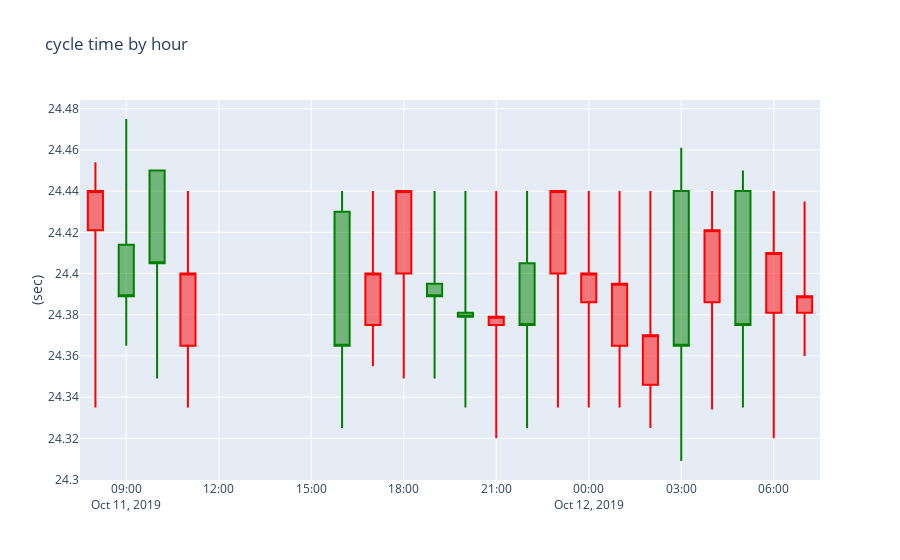

The code cell stored with this chart in its notebook:
### Markdown cell above
### Candle Stick (OCHL)
* Open: 時間區段開始時的ct
* Close: 時間區段結束時的ct
* High: 最高
* Low: 最低

### Code cell
def plotcandlestick(data, rangeslider=True):
    fig = go.Figure(data=[go.Candlestick(x=data.index,
                    open=data['open'], high=data['high'], low=data['low'], close=data['close'],
                    increasing_line_color= 'red', decreasing_line_color= 'green')])
    fig.update_layout(title="cycle time by hour (plotly)", yaxis_title="(sec)", xaxis_rangeslider_visible=rangeslider)
    fig.show()

def plotcandlestick2(data):    
    quotes = zip(date2num(data.index.to_pydatetime()), data.open, data.close, data.low, data.high)
    fig, ax = plt.subplots(figsize=(15,4))
    mpf.candlestick_ochl(ax, quotes, width=0.02, colorup='r', colordown='g',alpha=0.5)
    daysFmt = DateFormatter("%H:%M")
    ax.xaxis.set_major_formatter(daysFmt)
    ax.autoscale_view()
    #ax.xaxis.grid(True, 'major')
    ax.xaxis.set_major_locator(HourLocator(byhour=range(0,24,3)))
    ax.grid(True)
    fig.autofmt_xdate()
    plt.ylabel('(sec)')
    plt.title('cycle time by hour (mpl_finance)')
    plt.show()    
    
    
ohlc_df = spc_day['SPC_9'].resample('60T').ohlc()
plotcandlestick(ohlc_df, False)
plotcandlestick2(ohlc_df)

### Figure 1 — Plotly figure (JSON) as saved in the notebook; plotly's stock layout.template omitted (floating-point values rounded to 4 significant figures)
{"data": [{"close": [24.44, 24.39, 24.41, 24.4, null, null, null, null, 24.36, 24.4, 24.44, 24.39, 24.38, 24.38, 24.38, 24.44, 24.4, 24.39, 24.37, 24.36, 24.42, 24.38, 24.41, 24.39], "decreasing": {"line": {"color": "green"}}, "high": [24.45, 24.48, 24.45, 24.44, null, null, null, null, 24.44, 24.44, 24.44, 24.44, 24.44, 24.44, 24.44, 24.44, 24.44, 24.44, 24.44, 24.46, 24.44, 24.45, 24.44, 24.43], "increasing": {"line": {"color": "red"}}, "low": [24.34, 24.36, 24.35, 24.34, null, null, null, null, 24.32, 24.36, 24.35, 24.35, 24.34, 24.32, 24.32, 24.34, 24.34, 24.34, 24.32, 24.31, 24.33, 24.34, 24.32, 24.36], "open": [24.42, 24.41, 24.45, 24.36, null, null, null, null, 24.43, 24.38, 24.4, 24.39, 24.38, 24.38, 24.41, 24.4, 24.39, 24.36, 24.35, 24.44, 24.39, 24.44, 24.38, 24.38], "type": "candlestick", "x": ["2019-10-11T08:00:00", "2019-10-11T09:00:00", "2019-10-11T10:00:00", "2019-10-11T11:00:00", "2019-10-11T12:00:00", "2019-10-11T13:00:00", "2019-10-11T14:00:00", "2019-10-11T15:00:00", "2019-10-11T16:00:00", "2019-10-11T17:00:00", "2019-10-11T18:00:00", "2019-10-11T19:00:00", "2019-10-11T20:00:00", "2019-10-11T21:00:00", "2019-10-11T22:00:00", "2019-10-11T23:00:00", "2019-10-12T00:00:00", "2019-10-12T01:00:00", "2019-10-12T02:00:00", "2019-10-12T03:00:00", "2019-10-12T04:00:00", "2019-10-12T05:00:00", "2019-10-12T06:00:00", "2019-10-12T07:00:00"]}], "layout": {"title": {"text": "cycle time by hour"}, "xaxis": {"rangeslider": {"visible": false}}, "yaxis": {"title": {"text": "(sec)"}}}}
